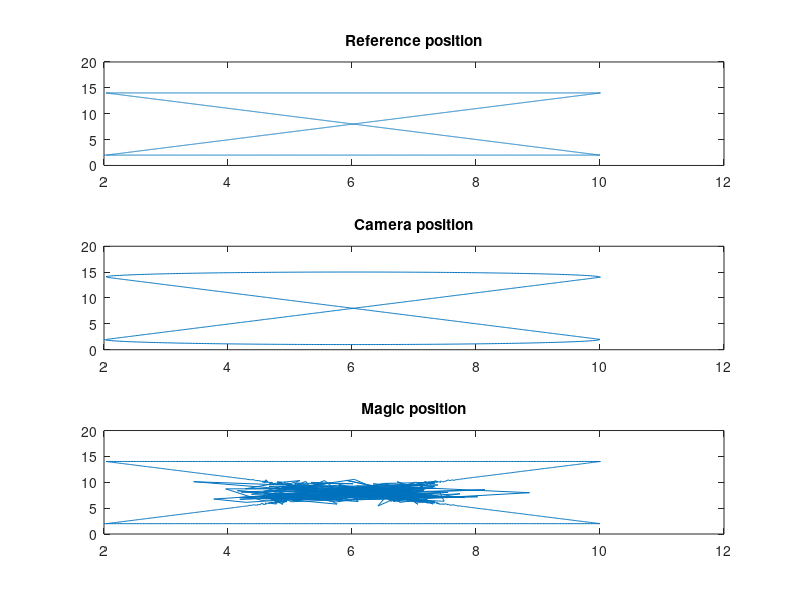
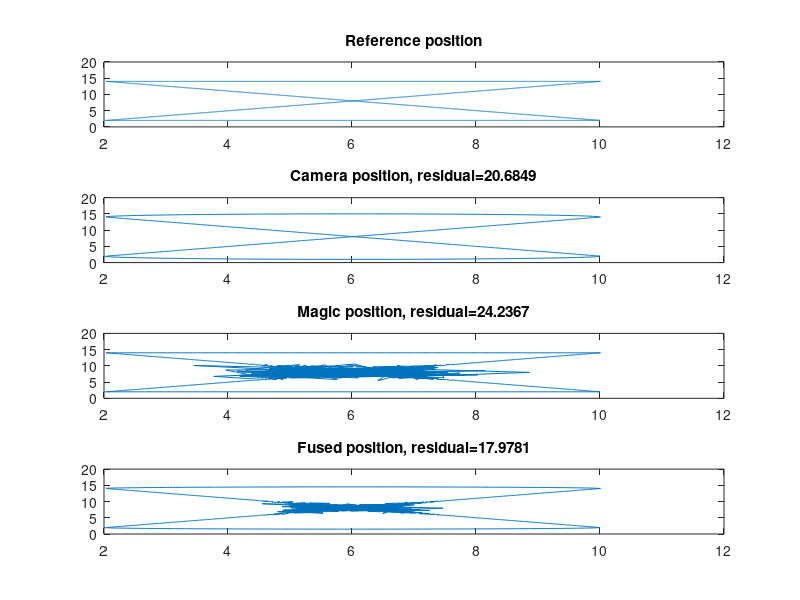

Recreate these plots in MATLAB, in order. (Note: this script raises an error after producing the figures.)
clear all; close all;

X = load('Data.mat');
% T_cam = T_magic = 10T_enc = 10T_ref
% Positions and distance are described as relative units, radius of the
% robot is 1 unit. The resolution of all sources of information is 0.1 unit
enc_val = X.Enc;        %[timestamp, phi_r, phi_l]
ref_pos = X.RefPos;     %[timestamp, x, y]
cam_pos = X.CamPos;     %[timestamp, cx, cy]
magic_pos = X.MagicPos; %[timestmap, mx, my]

%% Task 1
figure(1);
subplot(3,1,1)
plot(ref_pos(:,2), ref_pos(:,3))
title('Reference position')
subplot(3,1,2)
plot(cam_pos(:,2), cam_pos(:,3))
title('Camera position')
subplot(3,1,3)
plot(magic_pos(:,2), magic_pos(:,3))
title('Magic position')
set(gcf,'Position',[1000 100 500 800])
% The camera position is curved far out on the edges since the camera is
% mounted above the robot with a wide-angle lens. The magic position is a
% good estimation close to the walls but poor further away from the walls

%% Task 2
A = .5
sensor_fusion = A*cam_pos+(1-A)*magic_pos;
% Compute the error residuals in relation to the reference position
r1 = norm(ref_pos(1:10:19310,2)-sensor_fusion(:,2)) + norm(ref_pos(1:10:19310,3)-sensor_fusion(:,3));
r2 = norm(ref_pos(1:10:19310,2)-cam_pos(:,2)) + norm(ref_pos(1:10:19310,3)-cam_pos(:,3));
r3 = norm(ref_pos(1:10:19310,2)-magic_pos(:,2)) + norm(ref_pos(1:10:19310,3)-magic_pos(:,3));
figure(2)
subplot(4,1,1)
plot(ref_pos(:,2), ref_pos(:,3))
title(['Reference position'])
subplot(4,1,2)
plot(cam_pos(:,2), cam_pos(:,3))
title(['Camera position, residual=' num2str(r2)])
subplot(4,1,3)
plot(magic_pos(:,2), magic_pos(:,3))
title(['Magic position, residual=' num2str(r3)])
subplot(4,1,4)
plot(sensor_fusion(:,2), sensor_fusion(:,3))
title(['Fused position, residual=' num2str(r1)])
set(gcf,'Position',[1000 100 500 800])

%% Task 3
figure(3)
x = 1:10;
g = trapmf(x,[1 1 4 4]) + trapmf(x,[8 8 10 10]);
%g = trapmf(x,[4 4 8 8]);
f = 1-g;
y = 1:15;
q = trapmf(y,[1 1 5 5]) + trapmf(y,[10 10 15 15]);
%q = trapmf(y,[5 5 10 10]);
p = 1-q;

for i=1:1931
    crispy_fusion_x(i) = f(floor(ref_pos(i,2)))*cam_pos(i,2)+g(floor(ref_pos(i,2)))*magic_pos(i,2);
    crispy_fusion_y(i) = p(floor(ref_pos(i,3)))*cam_pos(i,3)+q(floor(ref_pos(i,3)))*magic_pos(i,3);
end
subplot(2,1,1);
plot(crispy_fusion_x, crispy_fusion_y);
title('fusion with crisp sets');
%g1 = fismf("trapmf", [[2 2 4 4],[6 6 8 8]]);
%g2 = fismf("trapmf", [8 8 10 10]);
%evalmf(g,5)
%evalmf(g,x)
%plot(x,evalmf(g1,x))
%plot(y,q)
%q(floor(max(cam_pos(:,3))))
%xlabel('trapmf, P = [1 5 7 8]')
%lim([-0.05 1.05])

g1 = trapmf(x,[1 1 2 3]) + trapmf(x,[8 9 10 10]);
%g = trapmf(x,[4 4 8 8]);
f1 = 1-g1;
q1 = trapmf(y,[1 1 2 5]) + trapmf(y,[10 12 15 15]);
%q = trapmf(y,[5 5 10 10]);
p1 = 1-q1;

for i=1:1931
    crispy_fusion_x1(i) = f1(floor(ref_pos(i,2)))*cam_pos(i,2)+g1(floor(ref_pos(i,2)))*magic_pos(i,2);
    crispy_fusion_y1(i) = p1(floor(ref_pos(i,3)))*cam_pos(i,3)+q1(floor(ref_pos(i,3)))*magic_pos(i,3);
end
subplot(2,1,2);
plot(crispy_fusion_x1, crispy_fusion_y1);
title('fusion with fuzzy sets');

%% Task 4
% given variables
r = 0.25;
L = 0.8;

% new variables
theta = 0;
delta_theta = zeros(1,19309);
delta_D = zeros(1,19309);
delta_x = zeros(1,19309);
delta_y = zeros(1,19309);


% calculation of deltas
for i=1:19309
    delta_r = (enc_val(i+1,2)-enc_val(i,2));
    if (delta_r >= (pi()))
        delta_r = (2*pi()) - delta_r;
    end
    if (delta_r <= (-pi()))
        delta_r = (-2*pi()) - delta_r;
    end
    
    delta_l = (enc_val(i+1,3)-enc_val(i,3));
    if (delta_l >= (pi()))
        delta_l = (2*pi()) - delta_l;
    end
    if (delta_l <= (-pi()))
        delta_l = (-2*pi()) - delta_l;
    end
    
    delta_theta(i) = (delta_r-delta_l)*(r/L);
    delta_D(i) = (delta_r+delta_l)*(r/2);
    delta_x(i) = delta_D(i)*cos(theta);
    delta_y(i) = delta_D(i)*sin(theta);
    theta = theta + delta_theta(i);
end

%estimated positions
x_est = zeros(1,19310);
y_est = zeros(1,19310);
theta_est = zeros(1,19310);
x_est(1) = ref_pos(1,2);
y_est(1) = ref_pos(1,3);
theta_est(1) = 0;

%calculation of estimated positions
for i=1:19309
    x_est(i+1) = x_est(i)+delta_x(i);
    y_est(i+1) = y_est(i)+delta_y(i);
    theta_est(i+1) = theta_est(i)+delta_theta(i);
end

figure()
subplot(2,1,1);
plot(ref_pos(:,2), ref_pos(:,3));
title('Reference position');
subplot(2,1,2);
plot(x_est, y_est);
title('Estimated Position');


%% Task 5a
updated_pos_x = zeros(1,19310);
updated_pos_y = zeros(1,19310);
updated_pos_x(1) = ref_pos(1,2);
updated_pos_y(1) = ref_pos(1,3);

for i=1:19309
    if (mod((i+1),10))
        updated_pos_x(i+1) = updated_pos_x(i)+delta_x(i);
        updated_pos_y(i+1) = updated_pos_y(i)+delta_y(i);
    else
        pos = floor((i+1)/10);
        updated_pos_x(i+1) = sensor_fusion(pos,2);
        updated_pos_y(i+1) = sensor_fusion(pos,3);
    end
end

figure()
subplot(2,1,1);
plot(ref_pos(:,2), ref_pos(:,3));
title('Reference position');
subplot(2,1,2);
plot(updated_pos_x, updated_pos_y);
title('Estimated Position with updates');

%% Task 5b
updated_pos_del_x = zeros(1,19310);
updated_pos_del_y = zeros(1,19310);
updated_pos_del_x(1) = ref_pos(1,2);
updated_pos_del_y(1) = ref_pos(1,3);

for i=1:19309
    if (mod((i+1),10))
        updated_pos_del_x(i+1) = updated_pos_del_x(i)+delta_x(i);
        updated_pos_del_y(i+1) = updated_pos_del_y(i)+delta_y(i);
    else
        pos = floor((i+1)/10);
        delaypos = i+1-4;
        updated_pos_del_x(delaypos) = sensor_fusion(pos,2);
        updated_pos_del_y(delaypos) = sensor_fusion(pos,3);
        updated_pos_del_x(delaypos+1) = updated_pos_del_x(delaypos)+delta_x(delaypos);
        updated_pos_del_y(delaypos+1) = updated_pos_del_y(delaypos)+delta_y(delaypos);
        updated_pos_del_x(delaypos+2) = updated_pos_del_x(delaypos+1)+delta_x(delaypos+1);
        updated_pos_del_y(delaypos+2) = updated_pos_del_y(delaypos+1)+delta_y(delaypos+1);
        updated_pos_del_x(delaypos+3) = updated_pos_del_x(delaypos+1)+delta_x(delaypos+2);
        updated_pos_del_y(delaypos+3) = updated_pos_del_y(delaypos+1)+delta_y(delaypos+2);
        updated_pos_del_x(delaypos+4) = updated_pos_del_x(delaypos+1)+delta_x(delaypos+3);
        updated_pos_del_y(delaypos+4) = updated_pos_del_y(delaypos+1)+delta_y(delaypos+3);
        
    end
end

figure()
subplot(3,1,1);
plot(ref_pos(:,2), ref_pos(:,3));
title('Reference position');
subplot(3,1,2);
plot(updated_pos_x, updated_pos_y);
title('Estimated Position with updates');
subplot(3,1,3);
plot(updated_pos_del_x, updated_pos_del_y);
title('Estimated Position with delayed updates');